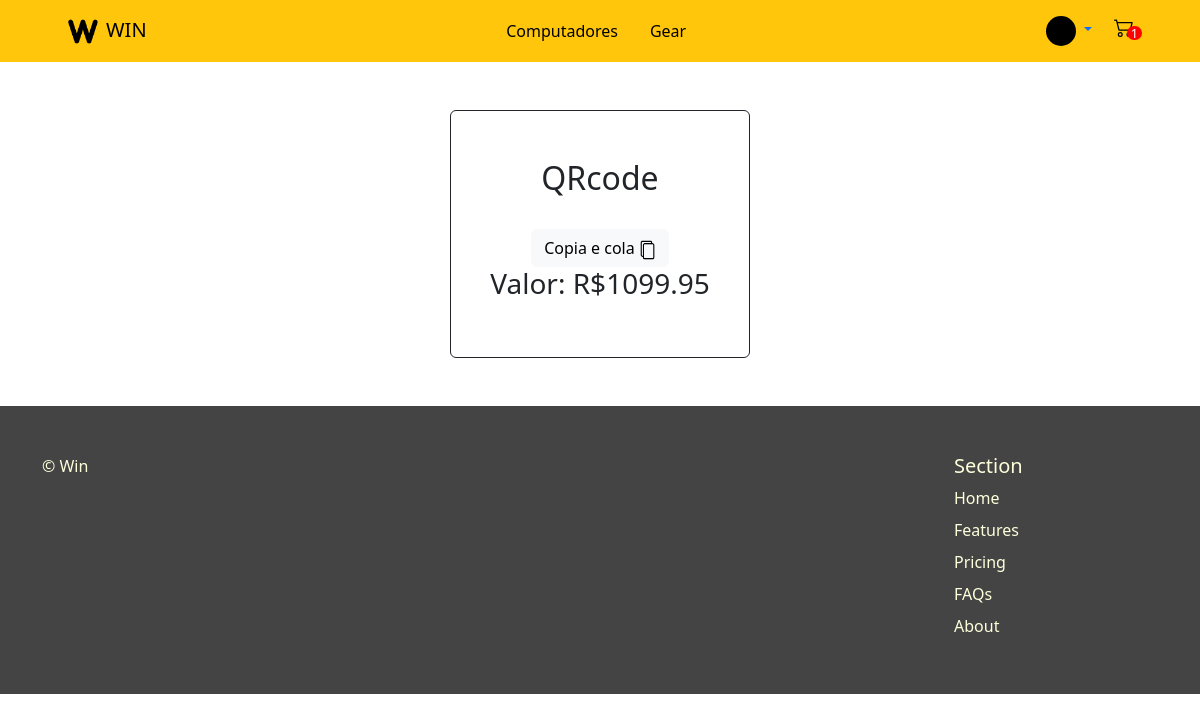
Page /pagamento (signed in) on the committed database.
### venda/models.py (models this page shows, shortened)
class Usuario(AbstractUser):
    email = models.EmailField()
    cpf = models.IntegerField(null=True, blank=True)
    cep = models.IntegerField(null=True, blank=True)
    foto = models.ImageField(default='profiles_img/perfil.png', upload_to="profiles_img/")
    endereco = models.OneToOneField(Endereco, on_delete=models.CASCADE, null=True)
    numero = models.IntegerField(null=True, blank=True)

class Carrinho(models.Model):
    id = models.UUIDField(primary_key=True, default=uuid.uuid4)
    user = models.ForeignKey(Usuario, on_delete=models.CASCADE)
    completed = models.BooleanField(default=False)
    @property
    def num_itens_carrinho(self):
        itens = self.itenscarrinho.all()
        quantidade = sum([item.quantidade for item in itens])
        return quantidade
    @property
    def subtotal_carrinho(self):
        produtos = self.itenscarrinho.all()
        total = sum([produto.total for produto in produtos])
        preco_total = f"{total:.2f}"
        return preco_total

class ItemCarrinho(models.Model):
    produto = models.ForeignKey('Produto', on_delete=models.CASCADE, related_name='itens')
    carrinho = models.ForeignKey('Carrinho', on_delete=models.CASCADE, related_name='itenscarrinho')
    quantidade = models.IntegerField(default=0)
    @property
    def total(self):
        total = self.produto.preco * self.quantidade
        return total

class Produto(models.Model):
    nome = models.CharField(max_length=100, help_text='Nome')
    descricao = models.TextField(max_length=500, help_text='Descrição')
    preco = models.FloatField(help_text='Preço')
    imagem = models.ImageField(upload_to='images', default='Sem imagem')
    estoque = models.IntegerField(default=0)
    CATEGORIAS = (
        ('c', 'Computador'),
        ('p', 'Periférico'),
    )
    categoria = models.CharField(max_length=1,
                                 choices=CATEGORIAS,
                                 default='c',
                                 blank=True,
                                 help_text='Categoria do produto')

### venda/views.py (the view)
# urls.py: path('pagamento', views.pagamento, name="pagamento"),
def pagamento(request):
    if request.user.is_authenticated:
        carrinho, created = Carrinho.objects.get_or_create(user=request.user, completed=False)
        efi = EfiPay(credentials_p)
        lista_chaves = efi.pix_list_evp()
        n_chaves = len(lista_chaves['chaves'])
        if n_chaves < 1:
            chave_criada = efi.pix_create_evp()
            chave_pix = chave_criada['chave']
        else:
            chave_pix = lista_chaves['chaves'][0]
        body = {
            'calendario': {
                'expiracao': 3600
            },
            'devedor': {
                'cpf': f'{str(request.user.cpf)}',
                'nome': f'{str(request.user.username)}'
            },
            'valor': {
                'original': f'{str(carrinho.subtotal_carrinho)}'
            },
            'chave': chave_pix,
            'solicitacaoPagador': 'Cobrança dos serviços prestados.'
        }
        response = efi.pix_create_immediate_charge(body=body)
        loc_id = response["loc"]["id"]
        params = {
            'id': loc_id
        }
        resposta = efi.pix_generate_qrcode(params=params)
        qrcode = resposta["qrcode"]
        img_qrcode = resposta["imagemQrcode"]
        context = {"qrcode": qrcode, "img_qrcode": img_qrcode}
        return render(request, "venda/pagamento.html", context)
    else:
        return HttpResponse(status=401)

### venda/context_processors.py (called while the page is built)
def carrinho(request):
    if request.user.is_authenticated:
        carrinho, created = Carrinho.objects.get_or_create(user=request.user, completed=False)
        return {'carrinho': carrinho}
    else:
        return {'carrinho':0}

### venda/templates/venda/pagamento.html (shortened to what this page needs)
{% extends 'base_generic.html' %}
{% load static %}
{% block content %}
    <div class="d-flex flex-column justify-content-center align-items-center my-5">
        <div class="d-flex flex-column align-items-center w-25 border border-dark rounded">
            <div>
                <h2 class="pt-5 px-5">QRcode</h2>
            </div>
            <div>
                <button id="codigoQrcode" class="btn btn-light" value="{{ qrcode }}" onclick="copyPaste()">Copia e cola <img id="paste-icon" src="../../media/paste.png"></button>
            </div>
            <div>
                <h3 class="pb-5">Valor: R${{ carrinho.subtotal_carrinho }}</h3>
            </div>
        </div>
    </div>
{% endblock %}

### venda/templates/navbar.html (shortened to what this page needs)
<nav class="navbar navbar-expand-lg navbar-dark bg-dark px-10" style="background-color: #FFC60B !important;">
    <div class="container-fluid">
      <a class="navbar-brand px-5" href="{% url 'home' %}" style="color: black !important;"><img src="../../../../media/logopreta.png" alt="logo da win informática" height="30" class="px-2">WIN</a>
      <ul class="nav justify-content-space-between">
        <li class="nav-item">
          <a class="nav-link" style="color: black !important;" href="{% url 'home' %}">Computadores</a>
        </li>
        <li class="nav-item">
          <a class="nav-link" style="color: black !important;" href="{% url 'gears' %}">Gear</a>
        </li>
      </ul>
      <ul class="nav justify-content-center px-5">
        {% if user.is_authenticated %}
            <li class="nav-item dropdown">
              <a class="nav-link dropdown-toggle" href="#" role="button" data-bs-toggle="dropdown" aria-expanded="false">
                  <img src="../../{{ user.foto }}" alt="avatar"
            class="rounded-circle img-fluid" style="width: 30px; height: 30px">
              </a>
            </li>
          {% else %}
          <li class="nav-item">
            <a class="nav-link" style="color: black !important;" href="{% url 'login' %}">Login</a>
          </li>
          {% endif %}
        <li class="nav-item">
            <div id="container-cart-icon">
                {% if user.is_authenticated %}
                <div id="navi"><div id="red-circle"><a id="inside-circle">{{ carrinho.num_itens_carrinho }}</a></div></div>
                <div id="infoi">
                    <a href="{% url 'carrinho' %}"><img src="../media/cart2.svg" height="20" width="32" /></a>
                </div>
                {% else %}
                <div id="navi"><div id="red-circle"><a id="inside-circle">0</a></div></div>
                <div id="infoi">
                    <a href="{% url 'login' %}"><img src="../../../../../../media/cart2.svg" height="20" width="32" /></a>
                </div>
                {% endif %}
            </div>
        </li>
      </ul>
    </div>
</nav>

### venda/static/css/styles.css (style rules this page uses)
#container-cart-icon { width: 25px; height: 25px; position: relative; padding: 16px; margin-top: 5px; }
#paste-icon { width: 17px; height: 20px; }
#navi, #infoi { width: 100%; height: 100%; position: absolute; top: 0; left: 0; }
#infoi { z-index: 10; }
#red-circle { background-color: rgb(255, 0, 0); border-radius: 50%; width: 0.9rem; height: 0.9rem; position: relative; top: 40%; left: 60%; z-index: 20; }
#inside-circle { font-size: 0.8rem; position: absolute; top: 1px; left: 25%; line-height: 12.5px; color: white; }

### rows in the picture
Usuario: foto (picture)
Carrinho: num_itens_carrinho "1", subtotal_carrinho "1099.95"
